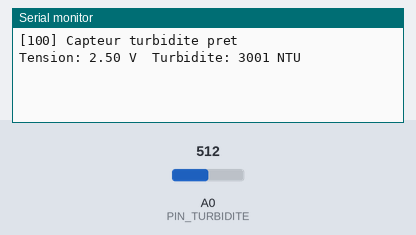
The sketch below on a simulated Arduino Uno, built with avr-gcc and run on an emulated ATmega328P. Shown: the last lines printed to the serial monitor. Inputs (shaded band) come from the test bench; at power-on: A0 (PIN_TURBIDITE) = 512.

Above: at 1.2 s.
1.3 s: A0 (PIN_TURBIDITE) set to 716
At 1.3 s:
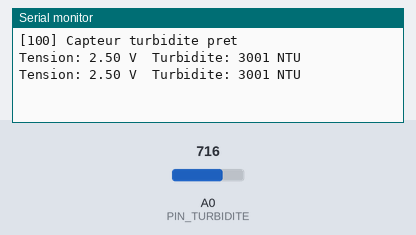
2.8 s: A0 (PIN_TURBIDITE) set to 900
At 4.1 s:
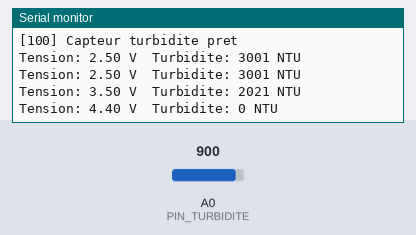
Timing chart, 0 to 5.8 s (numbered marks = the images above; inputs shaded):
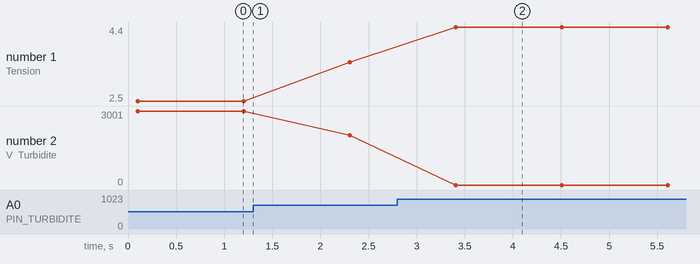

The sketch:

100_Capteur_Turbidite.ino
```cpp
/*
 * =====================================================================
 *  Arduino Lab Nexus v6.1.0 STABLE  -  Capteur de turbidité
 * =====================================================================
 *  Explication : Estime la turbidité (trouble) de l'eau avec un capteur analogique.
 *  Carte       : Arduino UNO / Nano (ATmega328P) - compatible Mega
 *  Moniteur    : 9600 bauds
 *
 *  Câblage :
 *   Arduino 5V     -> Turbidité VCC
 *   Arduino GND    -> Turbidité GND
 *   Arduino A0     -> Turbidité OUT (mode analogique)
 *
 *  Bibliothèques requises (arduino-cli lib install "...") : aucune
 * =====================================================================
 */
// @libs:

const uint8_t PIN_TURBIDITE = A0;

void setup() {
  Serial.begin(9600);
  Serial.println(F("[100] Capteur turbidite pret"));
}

void loop() {
  // Moyenne de 10 lectures
  long somme = 0;
  for (int i = 0; i < 10; i++) { somme += analogRead(PIN_TURBIDITE); delay(10); }
  float tension = (somme / 10.0) * 5.0 / 1023.0;

  // Eau claire ≈ 4,2 V ; plus l'eau est trouble, plus la tension baisse
  float ntu;
  if (tension < 2.5) ntu = 3000;
  else if (tension > 4.2) ntu = 0;
  else ntu = -1120.4 * tension * tension + 5742.3 * tension - 4352.9;   // courbe DFRobot

  Serial.print(F("Tension: ")); Serial.print(tension, 2);
  Serial.print(F(" V  Turbidite: ")); Serial.print(ntu, 0);
  Serial.println(F(" NTU"));
  delay(1000);
}
```

Measured:
- after the input at 2.8 s, the serial monitor: prints a new line after 0.61 s (image 2)
- plotted number 1: 2.5 → 3.5 after the input at 1.3 s, 3.5 → 4.4 after the input at 2.8 s
- plotted number 2: 3001 → 2021 after the input at 1.3 s, 2021 → 0 after the input at 2.8 s
